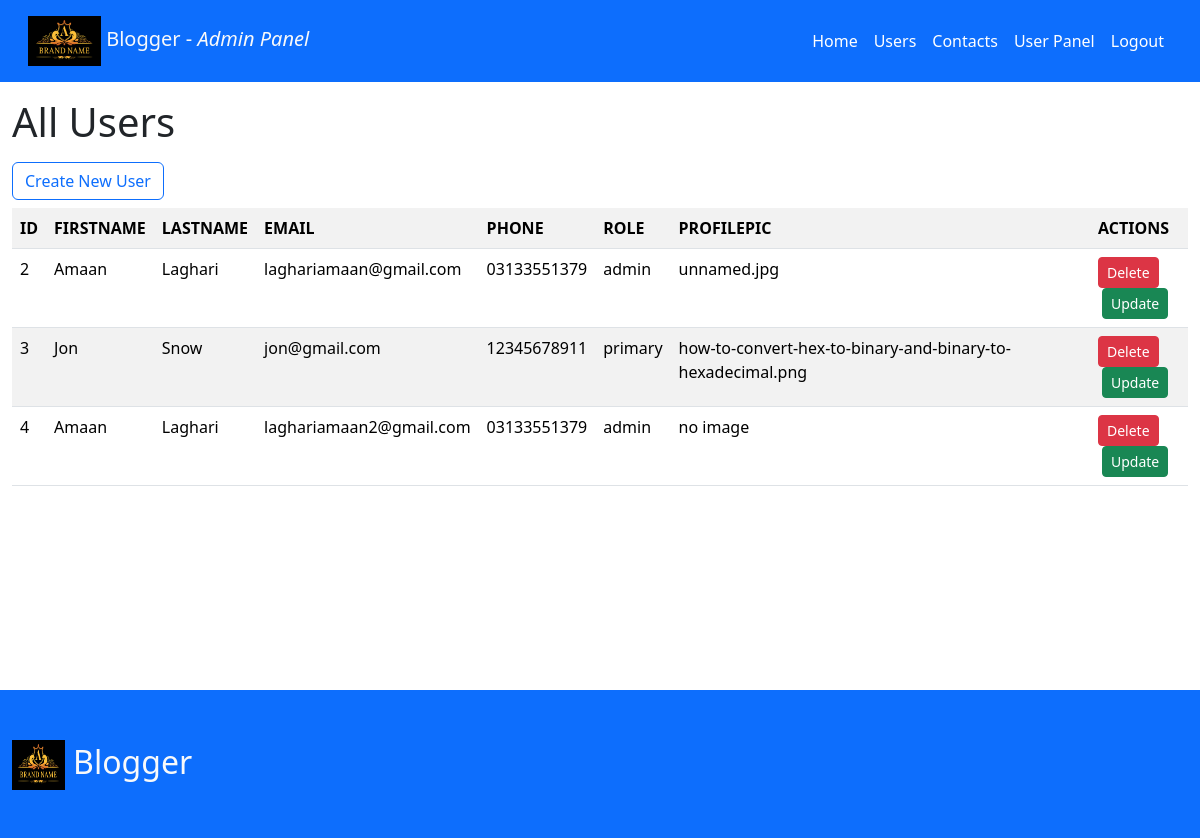
Screenshot of /admin/allusers.php (signed in) with the database file from the repository.
### tables this page shows
CREATE TABLE `users` (
  `id` int(11) NOT NULL,
  `firstname` varchar(55) NOT NULL,
  `lastname` varchar(55) NOT NULL,
  `email` varchar(155) NOT NULL,
  `password` varchar(155) NOT NULL,
  `phone` varchar(11) NOT NULL,
  `uimage` varchar(2000) NOT NULL DEFAULT 'no image',
  `role` varchar(10) NOT NULL DEFAULT 'primary'
);

### admin/allusers.php (the view, shortened to what this page needs)
<?php
require_once "../db.php";
require_once "./header.php";
?>
<div id="Dashboard" class="container-fluid">
    <h1 class="my-3">All Users</h1>
    <a href="../user/addblog.php" class="text-decoration-none">
        <button class="btn btn-outline-primary">Create New User</button>
    </a>
    <table class="table table-striped my-2">
        <tr>
            <th>ID</th>
            <th>FIRSTNAME</th>
            <th>LASTNAME</th>
            <th>EMAIL</th>
            <th>PHONE</th>
            <th>ROLE</th>
            <th>PROFILEPIC</th>
            <th class="col-1">ACTIONS</th>
        </tr>
        <?php
            $sql = "SELECT * FROM users";
            $result = $con->query($sql);
            if($result->num_rows > 0){
                while($row = $result->fetch_object()){
        ?>
            <tr>
                <td><?= $row->id ?></td>
                <td><?= $row->firstname ?></td>
                <td><?= $row->lastname ?></td>
                <td><?= $row->email ?></td>
                <td><?= $row->phone ?></td>
                <td><?= $row->role ?></td>
                <td><?= $row->uimage ?></td>
            <td>
                    <button type="button" class="btn btn-danger btn-sm" data-bs-toggle="modal" data-bs-target="#dltBlog<?= $row->id ?>">
                        Delete
                    </button>
                    <a href="./update-user.php?id=<?= $row->id ?>" class="text-decoration-none">
                        <button class="btn btn-success btn-sm mx-1">Update</button>
                    </a>
                </td>
            </tr>
        <?php
                }
            }
            else {
        ?>
            <tr>
                <th class="text-center" colspan="8">No users to show!</th>
            </tr>
        <?php
            }
        ?>
    </table>
</div>
<?php
require_once "./footer.php"
?>

### admin/header.php (shortened to what this page needs)
<!DOCTYPE html>
<html lang="en">
<head>
    <link rel="stylesheet" href="../static/css/bootstrap.css">
    <link rel="stylesheet" href="../static/css/style.css">
</head>
<body>
<nav class="navbar navbar-expand-lg bg-primary navbar-dark p-3">
  <div class="container-fluid">
    <a class="navbar-brandm text-light text-decoration-none fs-5" href="#">
        <img src="../static/images/logo_maker_design_app01.jpg" alt="" class="w-25" style="height: 50px;"> Blogger - <i>Admin Panel</i>
    </a>
    <div class="collapse navbar-collapse" id="navbarSupportedContent">
      <ul class="navbar-nav ms-auto mb-2 mb-lg-0">
        <li class="nav-item">
          <a class="nav-link active" aria-current="page" href="./home.php">Home</a>
        </li>
        <li class="nav-item">
          <a class="nav-link active" aria-current="page" href="./allusers.php">Users</a>
        </li>
        <li class="nav-item">
          <a class="nav-link active" aria-current="page" href="./contact.php">Contacts</a>
        </li>
        <li class="nav-item">
          <a class="nav-link active" aria-current="page" href="../user/home.php">User Panel</a>
        </li>
        <li class="nav-item">
          <a class="nav-link active" aria-current="page" href="../logout.php">Logout</a>
        </li>
      </ul>
    </div>
  </div>
</nav>

### admin/footer.php (shortened to what this page needs)
<footer class="container-fluid bg-primary text-light">
<div class="d-flex justify-content-between py-5">
    <a class="navbar-brandm text-light text-decoration-none fs-2" href="#">
        <img src="../static/images/logo_maker_design_app01.jpg" alt="" class="w-25" style="height: 50px;"> Blogger
    </a>
</div>
</footer>
</body>
</html>

### static/css/style.css (style rules this page uses)
#Dashboard { min-height: 74vh; }

### rows the page displays
users: id "2", firstname "Amaan", lastname "Laghari", email "laghariamaan@gmail.com", phone "03133551379", role "admin", uimage "unnamed.jpg"
users: id "3", firstname "Jon", lastname "Snow", email "jon@gmail.com", phone "12345678911", role "primary", uimage "how-to-convert-hex-to-binary-and-binary-to-hexadecimal.png"
users: id "4", firstname "Amaan", lastname "Laghari", email "laghariamaan2@gmail.com", phone "03133551379", role "admin", uimage "no image"
